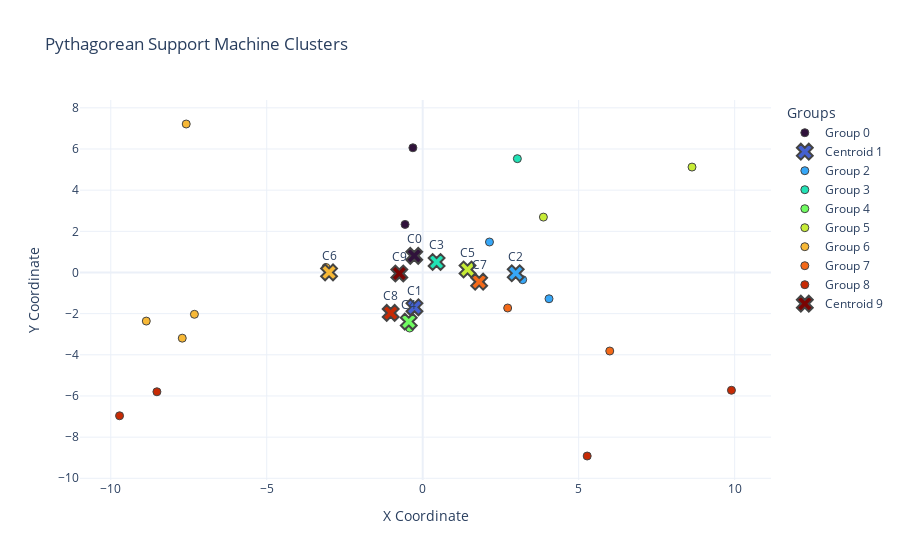

Notebook source saved alongside this figure:
### Code cell
def plot_groups(output: PythagoreanSupportMachineOutput):
    """
    Plot the grouped points and centroids using Plotly.
    Points and centroids from the same group share the same color.
    Supports any number of groups (colors generated dynamically).
    Raises an exception if dimensions are greater than 2.
    """
    if output.n_dimensions != 2:
        raise ValueError("Can only plot 2-dimensional data.")

    fig = go.Figure()
    n_groups = len(output.groups)

    # Dynamically generate colors from a continuous colormap
    colors = pc.sample_colorscale("Turbo", [i / max(1, n_groups - 1) for i in range(n_groups)])

    for idx, group in enumerate(output.groups):
        color = colors[idx]

        # --- Plot points if any ---
        if group.n_points > 0:
            xs = [p.coordinates[0] for p in group.points]
            ys = [p.coordinates[1] for p in group.points]

            fig.add_trace(go.Scatter(
                x=xs, y=ys,
                mode="markers",
                name=f"Group {idx}",
                marker=dict(size=8, line=dict(width=1), color=color, symbol="circle"),
            ))

        # --- Always plot centroid ---
        cx, cy = group.centroid.coordinates
        fig.add_trace(go.Scatter(
            x=[cx], y=[cy],
            mode="markers+text",
            name=f"Centroid {idx}",
            text=[f"C{idx}"],
            textposition="top center",
            marker=dict(size=14, symbol="x", line=dict(width=2), color=color),
            showlegend=(group.n_points == 0),
        ))

    fig.update_layout(
        title="Pythagorean Support Machine Clusters",
        xaxis_title="X Coordinate",
        yaxis_title="Y Coordinate",
        legend_title="Groups",
        template="plotly_white"
    )

    fig.show()


plot_groups(output)

### Figure 1 — Plotly figure (JSON) as saved in the notebook; plotly's stock layout.template omitted (floating-point values rounded to 4 significant figures)
{"data": [{"marker": {"color": "rgb(48, 18, 59)", "line": {"width": 1}, "size": 8, "symbol": "circle"}, "mode": "markers", "name": "Group 0", "type": "scatter", "x": [-0.3147, -0.5661], "y": [6.059, 2.336]}, {"marker": {"color": "rgb(48, 18, 59)", "line": {"width": 2}, "size": 14, "symbol": "x"}, "mode": "markers+text", "name": "Centroid 0", "showlegend": false, "text": ["C0"], "textposition": "top center", "type": "scatter", "x": [-0.2717], "y": [0.8091]}, {"marker": {"color": "rgb(68, 96, 208)", "line": {"width": 2}, "size": 14, "symbol": "x"}, "mode": "markers+text", "name": "Centroid 1", "showlegend": true, "text": ["C1"], "textposition": "top center", "type": "scatter", "x": [-0.2646], "y": [-1.693]}, {"marker": {"color": "rgb(54, 167, 248)", "line": {"width": 1}, "size": 8, "symbol": "circle"}, "mode": "markers", "name": "Group 2", "type": "scatter", "x": [4.049, 3.205, 2.14], "y": [-1.276, -0.351, 1.481]}, {"marker": {"color": "rgb(54, 167, 248)", "line": {"width": 2}, "size": 14, "symbol": "x"}, "mode": "markers+text", "name": "Centroid 2", "showlegend": false, "text": ["C2"], "textposition": "top center", "type": "scatter", "x": [2.982], "y": [-0.03871]}, {"marker": {"color": "rgb(33, 226, 181)", "line": {"width": 1}, "size": 8, "symbol": "circle"}, "mode": "markers", "name": "Group 3", "type": "scatter", "x": [3.034], "y": [5.53]}, {"marker": {"color": "rgb(33, 226, 181)", "line": {"width": 2}, "size": 14, "symbol": "x"}, "mode": "markers+text", "name": "Centroid 3", "showlegend": false, "text": ["C3"], "textposition": "top center", "type": "scatter", "x": [0.4447], "y": [0.5101]}, {"marker": {"color": "rgb(112, 252, 97)", "line": {"width": 1}, "size": 8, "symbol": "circle"}, "mode": "markers", "name": "Group 4", "type": "scatter", "x": [-0.4194], "y": [-2.701]}, {"marker": {"color": "rgb(112, 252, 97)", "line": {"width": 2}, "size": 14, "symbol": "x"}, "mode": "markers+text", "name": "Centroid 4", "showlegend": false, "text": ["C4"], "textposition": "top center", "type": "scatter", "x": [-0.4474], "y": [-2.387]}, {"marker": {"color": "rgb(199, 236, 54)", "line": {"width": 1}, "size": 8, "symbol": "circle"}, "mode": "markers", "name": "Group 5", "type": "scatter", "x": [8.633, 3.869], "y": [5.121, 2.691]}, {"marker": {"color": "rgb(199, 236, 54)", "line": {"width": 2}, "size": 14, "symbol": "x"}, "mode": "markers+text", "name": "Centroid 5", "showlegend": false, "text": ["C5"], "textposition": "top center", "type": "scatter", "x": [1.437], "y": [0.1464]}, {"marker": {"color": "rgb(247, 184, 54)", "line": {"width": 1}, "size": 8, "symbol": "circle"}, "mode": "markers", "name": "Group 6", "type": "scatter", "x": [-8.861, -7.708, -3.1, -7.318, -7.581], "y": [-2.361, -3.192, 0.244, -2.032, 7.214]}, {"marker": {"color": "rgb(247, 184, 54)", "line": {"width": 2}, "size": 14, "symbol": "x"}, "mode": "markers+text", "name": "Centroid 6", "showlegend": false, "text": ["C6"], "textposition": "top center", "type": "scatter", "x": [-3.002], "y": [0.003521]}, {"marker": {"color": "rgb(244, 105, 24)", "line": {"width": 1}, "size": 8, "symbol": "circle"}, "mode": "markers", "name": "Group 7", "type": "scatter", "x": [5.996, 2.724], "y": [-3.816, -1.725]}, {"marker": {"color": "rgb(244, 105, 24)", "line": {"width": 2}, "size": 14, "symbol": "x"}, "mode": "markers+text", "name": "Centroid 7", "showlegend": false, "text": ["C7"], "textposition": "top center", "type": "scatter", "x": [1.809], "y": [-0.4475]}, {"marker": {"color": "rgb(199, 42, 4)", "line": {"width": 1}, "size": 8, "symbol": "circle"}, "mode": "markers", "name": "Group 8", "type": "scatter", "x": [5.272, 9.897, -8.521, -9.718], "y": [-8.917, -5.723, -5.796, -6.962]}, {"marker": {"color": "rgb(199, 42, 4)", "line": {"width": 2}, "size": 14, "symbol": "x"}, "mode": "markers+text", "name": "Centroid 8", "showlegend": false, "text": ["C8"], "textposition": "top center", "type": "scatter", "x": [-1.027], "y": [-1.965]}, {"marker": {"color": "rgb(122, 4, 2)", "line": {"width": 2}, "size": 14, "symbol": "x"}, "mode": "markers+text", "name": "Centroid 9", "showlegend": true, "text": ["C9"], "textposition": "top center", "type": "scatter", "x": [-0.75], "y": [-0.04821]}], "layout": {"legend": {"title": {"text": "Groups"}}, "title": {"text": "Pythagorean Support Machine Clusters"}, "xaxis": {"title": {"text": "X Coordinate"}}, "yaxis": {"title": {"text": "Y Coordinate"}}}}
